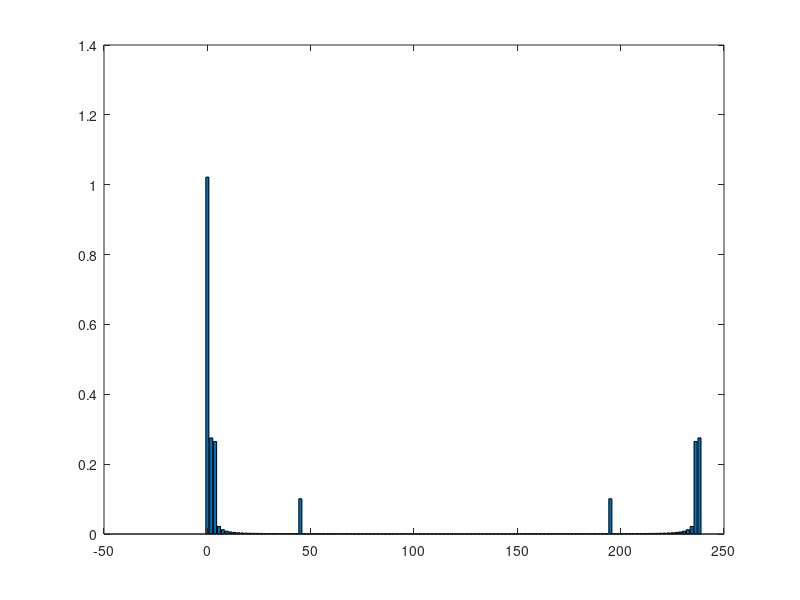

Reproduce this figure in MATLAB.
% Created by: Anthony Le
% Last updated: 02.04.2018

% KIN 523: Homework 3 - Signal Processing
% Due: 02.06.2018
%% Problem 3
close all;
clear;

load('FFT.mat');
% Freq col vector in Hz
% Amp col vector in V

time = linspace(0, 0.533, 128);

bar(Freq, Amp);
